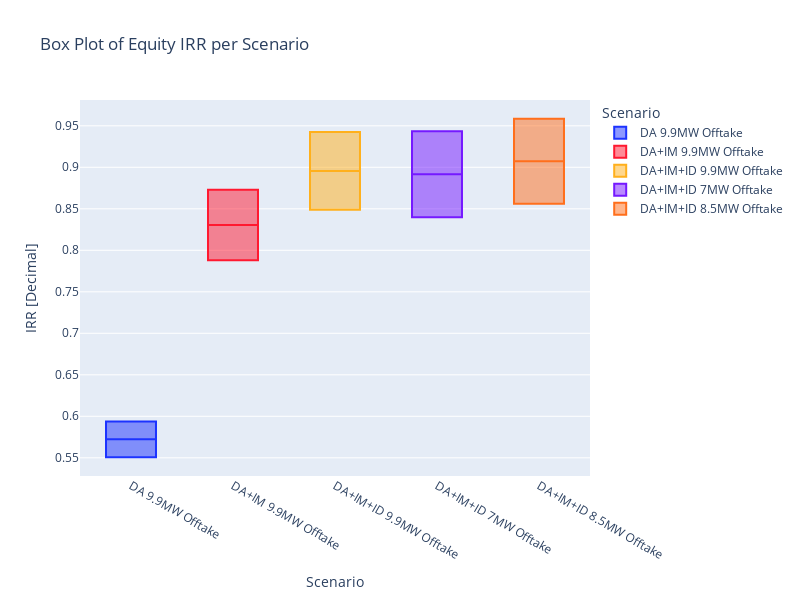
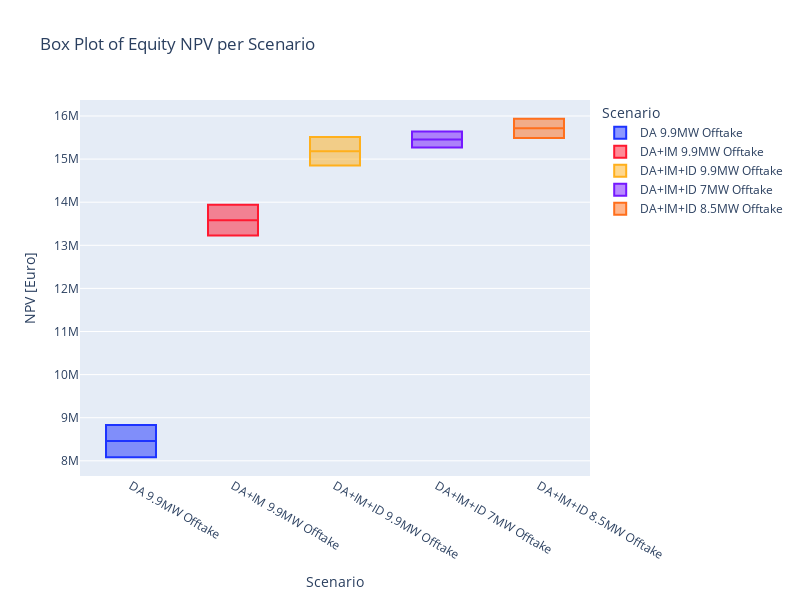

Source (notebook cell) for these figures, in order:
### Code cell
model_file = "250130 - Multi-Asset Financial Model Version 1.12B Kisuma (2024) - DUA.xlsx"
model_cases = "DA 9.9MW Offtake", "DA+IM 9.9MW Offtake", "DA+IM+ID 9.9MW Offtake", "DA+IM+ID 7MW Offtake", "DA+IM+ID 8.5MW Offtake"
model_uncertainties = [
        # CAPEX & OPEX parameters
        RealParameter("Contingency_CAPEX", -0.2, 0.2),
        RealParameter("Contingency_OPEX", -0.2, 0.2),
        # RealParameter("Merchant_Revenue", 150000, 350000),
        # RealParameter("EnecoMRI", 150000, 350000),
        # RealParameter("Land_lease_RE", 100000, 250000),
        # RealParameter("Land_lease_zelf", 300000, 600000),
        # RealParameter("landlease", 475000, 500000),
        # RealParameter("Aandeelhouderschap", 0.05, 0.25),
        # CategoricalParameter("revenuesplitshare", ("0","0.15","0.2")),
        # CategoricalParameter("revenuesplitbound", ("27000000","28000000","29000000", "30000000","31000000","32000000")),
        # CategoricalParameter("Repayment_type_senior", ("Linear", "Balloon")),
        # RealParameter("Interest_rate_senior", 0.04,0.05),
        # RealParameter("Balloon_size_senior", 0.05,0.15),
        # RealParameter("Gearing", 0.5, 0.8),
        # RealParameter("Yearly_revenue_growth", -0.02, 0.02),
        RealParameter("gridcost_volatility", -0.1,0.25),
        RealParameter("gasprice_volatility", -0.1, 0.2),
        # RealParameter("ATR85_Coverage", 0., 1)
    ]

kisuma_DUA = DUA(model_file, model_cases, model_uncertainties, n_simulations=2)

### Figure 1 — Plotly figure (JSON) as saved in the notebook; plotly's stock layout.template omitted (floating-point values rounded to 4 significant figures)
{"data": [{"alignmentgroup": "True", "hovertemplate": "Scenario=%{x}<br>IRR [Decimal]=%{y}<extra></extra>", "legendgroup": "DA 9.9MW Offtake", "marker": {"color": "#1c33ff"}, "name": "DA 9.9MW Offtake", "notched": false, "offsetgroup": "DA 9.9MW Offtake", "orientation": "v", "showlegend": true, "type": "box", "x": ["DA 9.9MW Offtake", "DA 9.9MW Offtake"], "x0": " ", "xaxis": "x", "y": [0.5938, 0.5507], "y0": " ", "yaxis": "y"}, {"alignmentgroup": "True", "hovertemplate": "Scenario=%{x}<br>IRR [Decimal]=%{y}<extra></extra>", "legendgroup": "DA+IM 9.9MW Offtake", "marker": {"color": "#ff1930"}, "name": "DA+IM 9.9MW Offtake", "notched": false, "offsetgroup": "DA+IM 9.9MW Offtake", "orientation": "v", "showlegend": true, "type": "box", "x": ["DA+IM 9.9MW Offtake", "DA+IM 9.9MW Offtake"], "x0": " ", "xaxis": "x", "y": [0.8729, 0.7879], "y0": " ", "yaxis": "y"}, {"alignmentgroup": "True", "hovertemplate": "Scenario=%{x}<br>IRR [Decimal]=%{y}<extra></extra>", "legendgroup": "DA+IM+ID 9.9MW Offtake", "marker": {"color": "#ffb01c"}, "name": "DA+IM+ID 9.9MW Offtake", "notched": false, "offsetgroup": "DA+IM+ID 9.9MW Offtake", "orientation": "v", "showlegend": true, "type": "box", "x": ["DA+IM+ID 9.9MW Offtake", "DA+IM+ID 9.9MW Offtake"], "x0": " ", "xaxis": "x", "y": [0.9426, 0.8487], "y0": " ", "yaxis": "y"}, {"alignmentgroup": "True", "hovertemplate": "Scenario=%{x}<br>IRR [Decimal]=%{y}<extra></extra>", "legendgroup": "DA+IM+ID 7MW Offtake", "marker": {"color": "#7519ff"}, "name": "DA+IM+ID 7MW Offtake", "notched": false, "offsetgroup": "DA+IM+ID 7MW Offtake", "orientation": "v", "showlegend": true, "type": "box", "x": ["DA+IM+ID 7MW Offtake", "DA+IM+ID 7MW Offtake"], "x0": " ", "xaxis": "x", "y": [0.9435, 0.8397], "y0": " ", "yaxis": "y"}, {"alignmentgroup": "True", "hovertemplate": "Scenario=%{x}<br>IRR [Decimal]=%{y}<extra></extra>", "legendgroup": "DA+IM+ID 8.5MW Offtake", "marker": {"color": "#ff6f1c"}, "name": "DA+IM+ID 8.5MW Offtake", "notched": false, "offsetgroup": "DA+IM+ID 8.5MW Offtake", "orientation": "v", "showlegend": true, "type": "box", "x": ["DA+IM+ID 8.5MW Offtake", "DA+IM+ID 8.5MW Offtake"], "x0": " ", "xaxis": "x", "y": [0.9584, 0.856], "y0": " ", "yaxis": "y"}], "layout": {"boxmode": "overlay", "height": 600, "legend": {"title": {"text": "Scenario"}, "tracegroupgap": 0}, "title": {"text": "Box Plot of Equity IRR per Scenario"}, "width": 800, "xaxis": {"anchor": "y", "categoryarray": ["DA 9.9MW Offtake", "DA+IM 9.9MW Offtake", "DA+IM+ID 9.9MW Offtake", "DA+IM+ID 7MW Offtake", "DA+IM+ID 8.5MW Offtake"], "categoryorder": "array", "domain": [0, 1], "title": {"text": "Scenario"}}, "yaxis": {"anchor": "x", "domain": [0, 1], "title": {"text": "IRR [Decimal]"}}}}

### Figure 2 — Plotly figure (JSON) as saved in the notebook; plotly's stock layout.template omitted (floating-point values rounded to 4 significant figures)
{"data": [{"alignmentgroup": "True", "hovertemplate": "Scenario=%{x}<br>NPV [EUR]=%{y}<extra></extra>", "legendgroup": "DA 9.9MW Offtake", "marker": {"color": "#1c33ff"}, "name": "DA 9.9MW Offtake", "notched": false, "offsetgroup": "DA 9.9MW Offtake", "orientation": "v", "showlegend": true, "type": "box", "x": ["DA 9.9MW Offtake", "DA 9.9MW Offtake"], "x0": " ", "xaxis": "x", "y": [8083000.0, 8831000.0], "y0": " ", "yaxis": "y"}, {"alignmentgroup": "True", "hovertemplate": "Scenario=%{x}<br>NPV [EUR]=%{y}<extra></extra>", "legendgroup": "DA+IM 9.9MW Offtake", "marker": {"color": "#ff1930"}, "name": "DA+IM 9.9MW Offtake", "notched": false, "offsetgroup": "DA+IM 9.9MW Offtake", "orientation": "v", "showlegend": true, "type": "box", "x": ["DA+IM 9.9MW Offtake", "DA+IM 9.9MW Offtake"], "x0": " ", "xaxis": "x", "y": [13230000.0, 13940000.0], "y0": " ", "yaxis": "y"}, {"alignmentgroup": "True", "hovertemplate": "Scenario=%{x}<br>NPV [EUR]=%{y}<extra></extra>", "legendgroup": "DA+IM+ID 9.9MW Offtake", "marker": {"color": "#ffb01c"}, "name": "DA+IM+ID 9.9MW Offtake", "notched": false, "offsetgroup": "DA+IM+ID 9.9MW Offtake", "orientation": "v", "showlegend": true, "type": "box", "x": ["DA+IM+ID 9.9MW Offtake", "DA+IM+ID 9.9MW Offtake"], "x0": " ", "xaxis": "x", "y": [14850000.0, 15510000.0], "y0": " ", "yaxis": "y"}, {"alignmentgroup": "True", "hovertemplate": "Scenario=%{x}<br>NPV [EUR]=%{y}<extra></extra>", "legendgroup": "DA+IM+ID 7MW Offtake", "marker": {"color": "#7519ff"}, "name": "DA+IM+ID 7MW Offtake", "notched": false, "offsetgroup": "DA+IM+ID 7MW Offtake", "orientation": "v", "showlegend": true, "type": "box", "x": ["DA+IM+ID 7MW Offtake", "DA+IM+ID 7MW Offtake"], "x0": " ", "xaxis": "x", "y": [15270000.0, 15640000.0], "y0": " ", "yaxis": "y"}, {"alignmentgroup": "True", "hovertemplate": "Scenario=%{x}<br>NPV [EUR]=%{y}<extra></extra>", "legendgroup": "DA+IM+ID 8.5MW Offtake", "marker": {"color": "#ff6f1c"}, "name": "DA+IM+ID 8.5MW Offtake", "notched": false, "offsetgroup": "DA+IM+ID 8.5MW Offtake", "orientation": "v", "showlegend": true, "type": "box", "x": ["DA+IM+ID 8.5MW Offtake", "DA+IM+ID 8.5MW Offtake"], "x0": " ", "xaxis": "x", "y": [15490000.0, 15940000.0], "y0": " ", "yaxis": "y"}], "layout": {"boxmode": "overlay", "height": 600, "legend": {"title": {"text": "Scenario"}, "tracegroupgap": 0}, "title": {"text": "Box Plot of Equity NPV per Scenario"}, "width": 800, "xaxis": {"anchor": "y", "categoryarray": ["DA 9.9MW Offtake", "DA+IM 9.9MW Offtake", "DA+IM+ID 9.9MW Offtake", "DA+IM+ID 7MW Offtake", "DA+IM+ID 8.5MW Offtake"], "categoryorder": "array", "domain": [0, 1], "title": {"text": "Scenario"}}, "yaxis": {"anchor": "x", "domain": [0, 1], "title": {"text": "NPV [Euro]"}}}}
